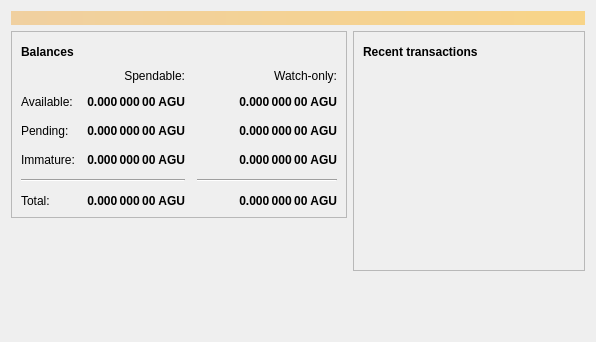
<?xml version="1.0" encoding="UTF-8"?>
<ui version="4.0">
 <class>OverviewPage</class>
 <widget class="QWidget" name="OverviewPage">
  <property name="geometry">
   <rect>
    <x>0</x>
    <y>0</y>
    <width>596</width>
    <height>342</height>
   </rect>
  </property>
  <property name="windowTitle">
   <string>Form</string>
  </property>
  <layout class="QVBoxLayout" name="topLayout">
   <item>
    <widget class="QLabel" name="labelAlerts">
     <property name="visible">
      <bool>false</bool>
     </property>
     <property name="styleSheet">
      <string notr="true">QLabel { background-color: qlineargradient(x1: 0, y1: 0, x2: 1, y2: 0, stop:0 #F0D0A0, stop:1 #F8D488); color:#000000; }</string>
     </property>
     <property name="wordWrap">
      <bool>true</bool>
     </property>
     <property name="margin">
      <number>3</number>
     </property>
     <property name="textInteractionFlags">
      <set>Qt::TextSelectableByMouse</set>
     </property>
    </widget>
   </item>
   <item>
    <layout class="QHBoxLayout" name="horizontalLayout" stretch="1,1">
     <item>
      <layout class="QVBoxLayout" name="verticalLayout_2">
       <item>
        <widget class="QFrame" name="frame">
         <property name="frameShape">
          <enum>QFrame::StyledPanel</enum>
         </property>
         <property name="frameShadow">
          <enum>QFrame::Raised</enum>
         </property>
         <layout class="QVBoxLayout" name="verticalLayout_4">
          <item>
           <layout class="QHBoxLayout" name="horizontalLayout_4">
            <item>
             <widget class="QLabel" name="label_5">
              <property name="font">
               <font>
                <weight>75</weight>
                <bold>true</bold>
               </font>
              </property>
              <property name="text">
               <string>Balances</string>
              </property>
             </widget>
            </item>
            <item>
             <widget class="QPushButton" name="labelWalletStatus">
              <property name="enabled">
               <bool>true</bool>
              </property>
              <property name="maximumSize">
               <size>
                <width>30</width>
                <height>16777215</height>
               </size>
              </property>
              <property name="toolTip">
               <string>The displayed information may be out of date. Your wallet automatically synchronizes with the Aguhcoin network after a connection is established, but this process has not completed yet.</string>
              </property>
              <property name="text">
               <string/>
              </property>
              <property name="icon">
               <iconset resource="../bitcoin.qrc">
                <normaloff>:/icons/warning</normaloff>
                <disabledoff>:/icons/warning</disabledoff>:/icons/warning</iconset>
              </property>
              <property name="iconSize">
               <size>
                <width>24</width>
                <height>24</height>
               </size>
              </property>
              <property name="flat">
               <bool>true</bool>
              </property>
             </widget>
            </item>
            <item>
             <spacer name="horizontalSpacer_3">
              <property name="orientation">
               <enum>Qt::Horizontal</enum>
              </property>
              <property name="sizeHint" stdset="0">
               <size>
                <width>40</width>
                <height>20</height>
               </size>
              </property>
             </spacer>
            </item>
           </layout>
          </item>
          <item>
           <layout class="QGridLayout" name="gridLayout">
            <property name="spacing">
             <number>12</number>
            </property>
            <item row="2" column="2">
             <widget class="QLabel" name="labelWatchPending">
              <property name="font">
               <font>
                <weight>75</weight>
                <bold>true</bold>
               </font>
              </property>
              <property name="cursor">
               <cursorShape>IBeamCursor</cursorShape>
              </property>
              <property name="toolTip">
               <string>Unconfirmed transactions to watch-only addresses</string>
              </property>
              <property name="text">
               <string notr="true">0.000 000 00 AGU</string>
              </property>
              <property name="alignment">
               <set>Qt::AlignRight|Qt::AlignTrailing|Qt::AlignVCenter</set>
              </property>
              <property name="textInteractionFlags">
               <set>Qt::LinksAccessibleByMouse|Qt::TextSelectableByKeyboard|Qt::TextSelectableByMouse</set>
              </property>
             </widget>
            </item>
            <item row="2" column="1">
             <widget class="QLabel" name="labelUnconfirmed">
              <property name="font">
               <font>
                <weight>75</weight>
                <bold>true</bold>
               </font>
              </property>
              <property name="cursor">
               <cursorShape>IBeamCursor</cursorShape>
              </property>
              <property name="toolTip">
               <string>Total of transactions that have yet to be confirmed, and do not yet count toward the spendable balance</string>
              </property>
              <property name="text">
               <string notr="true">0.000 000 00 AGU</string>
              </property>
              <property name="alignment">
               <set>Qt::AlignRight|Qt::AlignTrailing|Qt::AlignVCenter</set>
              </property>
              <property name="textInteractionFlags">
               <set>Qt::LinksAccessibleByMouse|Qt::TextSelectableByKeyboard|Qt::TextSelectableByMouse</set>
              </property>
             </widget>
            </item>
            <item row="3" column="2">
             <widget class="QLabel" name="labelWatchImmature">
              <property name="font">
               <font>
                <weight>75</weight>
                <bold>true</bold>
               </font>
              </property>
              <property name="cursor">
               <cursorShape>IBeamCursor</cursorShape>
              </property>
              <property name="toolTip">
               <string>Mined balance in watch-only addresses that has not yet matured</string>
              </property>
              <property name="text">
               <string notr="true">0.000 000 00 AGU</string>
              </property>
              <property name="alignment">
               <set>Qt::AlignRight|Qt::AlignTrailing|Qt::AlignVCenter</set>
              </property>
              <property name="textInteractionFlags">
               <set>Qt::LinksAccessibleByMouse|Qt::TextSelectableByKeyboard|Qt::TextSelectableByMouse</set>
              </property>
             </widget>
            </item>
            <item row="4" column="0" colspan="2">
             <widget class="Line" name="line">
              <property name="orientation">
               <enum>Qt::Horizontal</enum>
              </property>
             </widget>
            </item>
            <item row="4" column="2">
             <widget class="Line" name="lineWatchBalance">
              <property name="sizePolicy">
               <sizepolicy hsizetype="Preferred" vsizetype="Fixed">
                <horstretch>0</horstretch>
                <verstretch>0</verstretch>
               </sizepolicy>
              </property>
              <property name="minimumSize">
               <size>
                <width>140</width>
                <height>0</height>
               </size>
              </property>
              <property name="orientation">
               <enum>Qt::Horizontal</enum>
              </property>
             </widget>
            </item>
            <item row="5" column="0">
             <widget class="QLabel" name="labelTotalText">
              <property name="text">
               <string>Total:</string>
              </property>
             </widget>
            </item>
            <item row="3" column="1">
             <widget class="QLabel" name="labelImmature">
              <property name="font">
               <font>
                <weight>75</weight>
                <bold>true</bold>
               </font>
              </property>
              <property name="cursor">
               <cursorShape>IBeamCursor</cursorShape>
              </property>
              <property name="toolTip">
               <string>Mined balance that has not yet matured</string>
              </property>
              <property name="text">
               <string notr="true">0.000 000 00 AGU</string>
              </property>
              <property name="alignment">
               <set>Qt::AlignRight|Qt::AlignTrailing|Qt::AlignVCenter</set>
              </property>
              <property name="textInteractionFlags">
               <set>Qt::LinksAccessibleByMouse|Qt::TextSelectableByKeyboard|Qt::TextSelectableByMouse</set>
              </property>
             </widget>
            </item>
            <item row="2" column="3">
             <spacer name="horizontalSpacer_2">
              <property name="orientation">
               <enum>Qt::Horizontal</enum>
              </property>
              <property name="sizeHint" stdset="0">
               <size>
                <width>40</width>
                <height>20</height>
               </size>
              </property>
             </spacer>
            </item>
            <item row="3" column="0">
             <widget class="QLabel" name="labelImmatureText">
              <property name="text">
               <string>Immature:</string>
              </property>
             </widget>
            </item>
            <item row="5" column="1">
             <widget class="QLabel" name="labelTotal">
              <property name="font">
               <font>
                <weight>75</weight>
                <bold>true</bold>
               </font>
              </property>
              <property name="cursor">
               <cursorShape>IBeamCursor</cursorShape>
              </property>
              <property name="toolTip">
               <string>Your current total balance</string>
              </property>
              <property name="text">
               <string notr="true">0.000 000 00 AGU</string>
              </property>
              <property name="alignment">
               <set>Qt::AlignRight|Qt::AlignTrailing|Qt::AlignVCenter</set>
              </property>
              <property name="textInteractionFlags">
               <set>Qt::LinksAccessibleByMouse|Qt::TextSelectableByKeyboard|Qt::TextSelectableByMouse</set>
              </property>
             </widget>
            </item>
            <item row="5" column="2">
             <widget class="QLabel" name="labelWatchTotal">
              <property name="font">
               <font>
                <weight>75</weight>
                <bold>true</bold>
               </font>
              </property>
              <property name="cursor">
               <cursorShape>IBeamCursor</cursorShape>
              </property>
              <property name="toolTip">
               <string>Current total balance in watch-only addresses</string>
              </property>
              <property name="text">
               <string notr="true">0.000 000 00 AGU</string>
              </property>
              <property name="alignment">
               <set>Qt::AlignRight|Qt::AlignTrailing|Qt::AlignVCenter</set>
              </property>
              <property name="textInteractionFlags">
               <set>Qt::LinksAccessibleByMouse|Qt::TextSelectableByKeyboard|Qt::TextSelectableByMouse</set>
              </property>
             </widget>
            </item>
            <item row="0" column="2">
             <widget class="QLabel" name="labelWatchonly">
              <property name="text">
               <string>Watch-only:</string>
              </property>
              <property name="alignment">
               <set>Qt::AlignRight|Qt::AlignTrailing|Qt::AlignVCenter</set>
              </property>
             </widget>
            </item>
            <item row="1" column="0">
             <widget class="QLabel" name="labelBalanceText">
              <property name="text">
               <string>Available:</string>
              </property>
             </widget>
            </item>
            <item row="1" column="1">
             <widget class="QLabel" name="labelBalance">
              <property name="font">
               <font>
                <weight>75</weight>
                <bold>true</bold>
               </font>
              </property>
              <property name="cursor">
               <cursorShape>IBeamCursor</cursorShape>
              </property>
              <property name="toolTip">
               <string>Your current spendable balance</string>
              </property>
              <property name="text">
               <string notr="true">0.000 000 00 AGU</string>
              </property>
              <property name="alignment">
               <set>Qt::AlignRight|Qt::AlignTrailing|Qt::AlignVCenter</set>
              </property>
              <property name="textInteractionFlags">
               <set>Qt::LinksAccessibleByMouse|Qt::TextSelectableByKeyboard|Qt::TextSelectableByMouse</set>
              </property>
             </widget>
            </item>
            <item row="1" column="2">
             <widget class="QLabel" name="labelWatchAvailable">
              <property name="font">
               <font>
                <weight>75</weight>
                <bold>true</bold>
               </font>
              </property>
              <property name="cursor">
               <cursorShape>IBeamCursor</cursorShape>
              </property>
              <property name="toolTip">
               <string>Your current balance in watch-only addresses</string>
              </property>
              <property name="text">
               <string notr="true">0.000 000 00 AGU</string>
              </property>
              <property name="alignment">
               <set>Qt::AlignRight|Qt::AlignTrailing|Qt::AlignVCenter</set>
              </property>
              <property name="textInteractionFlags">
               <set>Qt::LinksAccessibleByMouse|Qt::TextSelectableByKeyboard|Qt::TextSelectableByMouse</set>
              </property>
             </widget>
            </item>
            <item row="2" column="0">
             <widget class="QLabel" name="labelPendingText">
              <property name="text">
               <string>Pending:</string>
              </property>
             </widget>
            </item>
            <item row="0" column="1">
             <widget class="QLabel" name="labelSpendable">
              <property name="text">
               <string>Spendable:</string>
              </property>
              <property name="alignment">
               <set>Qt::AlignRight|Qt::AlignTrailing|Qt::AlignVCenter</set>
              </property>
             </widget>
            </item>
           </layout>
          </item>
         </layout>
        </widget>
       </item>
       <item>
        <spacer name="verticalSpacer">
         <property name="orientation">
          <enum>Qt::Vertical</enum>
         </property>
         <property name="sizeHint" stdset="0">
          <size>
           <width>20</width>
           <height>40</height>
          </size>
         </property>
        </spacer>
       </item>
      </layout>
     </item>
     <item>
      <layout class="QVBoxLayout" name="verticalLayout_3">
       <item>
        <widget class="QFrame" name="frame_2">
         <property name="frameShape">
          <enum>QFrame::StyledPanel</enum>
         </property>
         <property name="frameShadow">
          <enum>QFrame::Raised</enum>
         </property>
         <layout class="QVBoxLayout" name="verticalLayout">
          <item>
           <layout class="QHBoxLayout" name="horizontalLayout_2">
            <item>
             <widget class="QLabel" name="label_4">
              <property name="font">
               <font>
                <weight>75</weight>
                <bold>true</bold>
               </font>
              </property>
              <property name="text">
               <string>Recent transactions</string>
              </property>
             </widget>
            </item>
            <item>
             <widget class="QPushButton" name="labelTransactionsStatus">
              <property name="enabled">
               <bool>true</bool>
              </property>
              <property name="maximumSize">
               <size>
                <width>30</width>
                <height>16777215</height>
               </size>
              </property>
              <property name="toolTip">
               <string>The displayed information may be out of date. Your wallet automatically synchronizes with the Aguhcoin network after a connection is established, but this process has not completed yet.</string>
              </property>
              <property name="text">
               <string/>
              </property>
              <property name="icon">
               <iconset resource="../bitcoin.qrc">
                <normaloff>:/icons/warning</normaloff>
                <disabledoff>:/icons/warning</disabledoff>:/icons/warning</iconset>
              </property>
              <property name="iconSize">
               <size>
                <width>24</width>
                <height>24</height>
               </size>
              </property>
              <property name="flat">
               <bool>true</bool>
              </property>
             </widget>
            </item>
            <item>
             <spacer name="horizontalSpacer">
              <property name="orientation">
               <enum>Qt::Horizontal</enum>
              </property>
              <property name="sizeHint" stdset="0">
               <size>
                <width>40</width>
                <height>20</height>
               </size>
              </property>
             </spacer>
            </item>
           </layout>
          </item>
          <item>
           <widget class="QListView" name="listTransactions">
            <property name="styleSheet">
             <string notr="true">QListView { background: transparent; }</string>
            </property>
            <property name="frameShape">
             <enum>QFrame::NoFrame</enum>
            </property>
            <property name="verticalScrollBarPolicy">
             <enum>Qt::ScrollBarAlwaysOff</enum>
            </property>
            <property name="horizontalScrollBarPolicy">
             <enum>Qt::ScrollBarAlwaysOff</enum>
            </property>
            <property name="selectionMode">
             <enum>QAbstractItemView::NoSelection</enum>
            </property>
           </widget>
          </item>
         </layout>
        </widget>
       </item>
       <item>
        <spacer name="verticalSpacer_2">
         <property name="orientation">
          <enum>Qt::Vertical</enum>
         </property>
         <property name="sizeHint" stdset="0">
          <size>
           <width>20</width>
           <height>40</height>
          </size>
         </property>
        </spacer>
       </item>
      </layout>
     </item>
    </layout>
   </item>
  </layout>
 </widget>
 <resources/>
 <connections/>
</ui>
